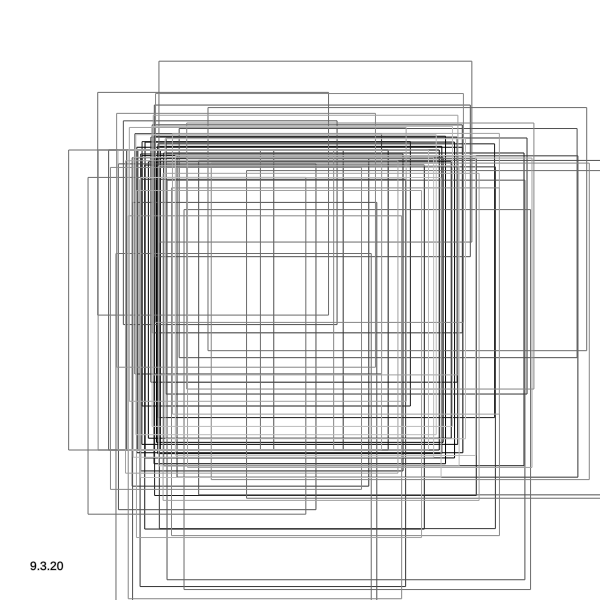
Frame 1 (no input)
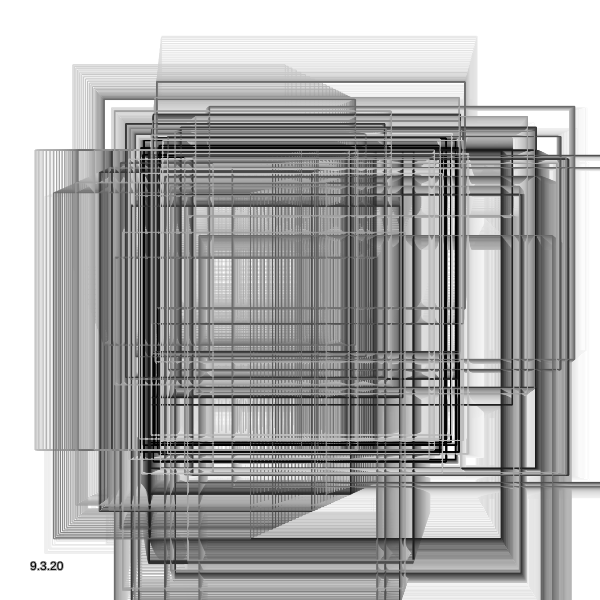
Frame 60 (no input)
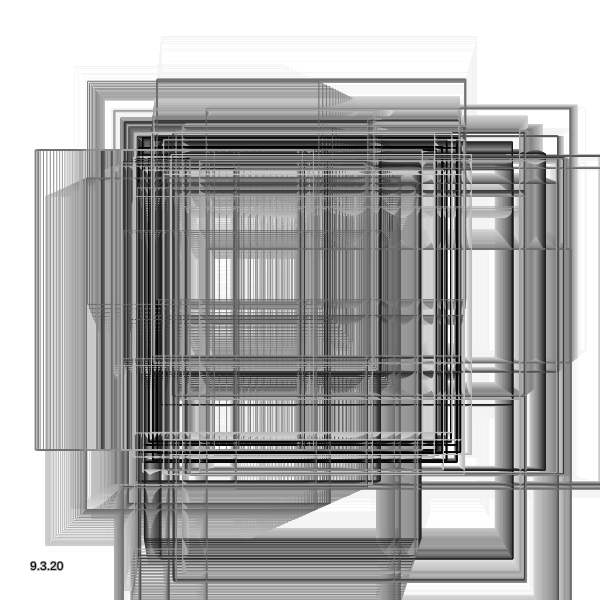
Frame 120 (the mouse pressed at the canvas centre since frame 60)

The p5.js sketch that drew these frames (run headless with seeded random() and noise() and a simulated clock; from frame 60 on, the mouse is pressed at the canvas centre):

// p5.js sketch
// ── sketch.js
var globe;
var total = 15;
var offset =0;
var angle =0;

var m=0;
var mchange=0;

var a = 1;
var b = 1;

function setup(){
  createCanvas(600,600)
  globe = new Array((total+1)*(total+1));
}

function supershape(theta, m, n1, n2, n3){
  var t1=abs((1/a)*cos(m*theta/4));
  t1=pow(t1,n2);
  var t2=abs((1/b)*sin(m*theta/4));
  t2=pow(t2,n3);
  var t3 =t1+t2;
  var r=pow(t3,-1/n1);
  return r;
}

function draw(){
  background(255, 10);

  m=map(sin(mchange),-1,1,0,7);
  mchange+=0.02;

  var r=200;

  for(var i=0;i<total+1;i++){
    globe[i] =[];
    var lat =map(i,0,total,-HALF_PI,HALF_PI);
    var r2 = supershape(lat,m,0.2,1.7,1.7);

    for(var j=0;j<total+1;j++){
      var lon = map(j,0,total,-PI,PI);
      var r1=supershape(lon,m,0.2,1.7,1.7);

      var x = r*r1*cos(lon)*r2*cos(lat);
      var y = r*r1*sin(lon)*r2*cos(lat);

      var index=i+j*(total+1);
      globe[index] = createVector(x,y);
    }
  }

  offset+=5;
  // noStroke();

  for(var i=0;i<total;i+=2){
    for(var j=0;j<total+1;j+=2){
      var index1=i+j*(total+1);
      var v1 = globe[index1];
      var index2=(i+1)+j*(total+1);
      var v2 = globe[index2];
      stroke(map(i,0,total,0,200));
      noFill();
      rectMode(CENTER)
      rect(v1.x + width/2,v1.y + height/2,v2.x + width/2,v2.y + height/2);
      // rect(v1.y + width/2,v1.x + height/2,v2.y + width/2,v2.x + height/2);

    }
  }
  angle+=0.05;

  fill(0);
  text("9.3.20", 30, height-30);
}
